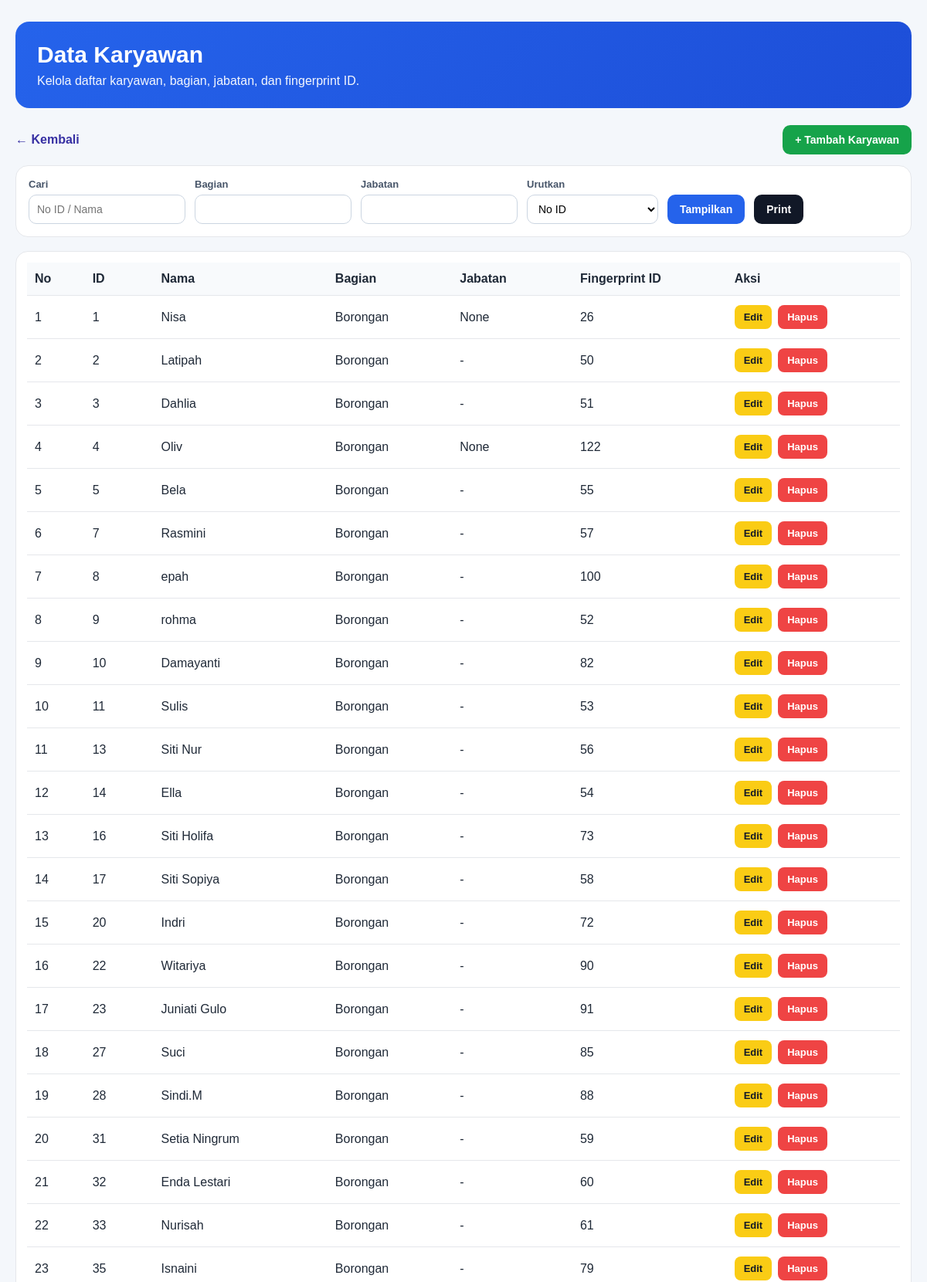
The page /karyawan/employees (upper part) on the database its author committed.
### tables this page shows
CREATE TABLE employees (
                        id INTEGER PRIMARY KEY AUTOINCREMENT,
                        no_id TEXT NOT NULL UNIQUE,
                        nama TEXT NOT NULL,
                        bagian TEXT,
                        jabatan TEXT,
                        status_aktif INTEGER NOT NULL DEFAULT 1,
                        tanggal_masuk TEXT,
                        fingerprint_id TEXT,
                        no_hp TEXT,
                        catatan TEXT,
                        created_at TEXT NOT NULL DEFAULT CURRENT_TIMESTAMP,
                        updated_at TEXT NOT NULL DEFAULT CURRENT_TIMESTAMP
                    , tipe_gaji TEXT DEFAULT 'harian', area_kerja TEXT DEFAULT 'normal', shift_default TEXT DEFAULT 'PAGI', gaji_harian INTEGER DEFAULT 0, tinggal_di_mes INTEGER DEFAULT 0);

### karyawan/routes.py (the view)
@karyawan_bp.route("/employees")
def employees_list():
    conn = get_conn()
    q = request.args.get("q", "").strip()
    bagian = request.args.get("bagian", "").strip()
    jabatan = request.args.get("jabatan", "").strip()
    sort = request.args.get("sort", "no_id")
    order_map = {
        "no_id": "CAST(no_id AS INTEGER), no_id",
        "nama": "nama",
        "bagian": "bagian, nama",
        "jabatan": "jabatan, nama"
    }
    order_by = order_map.get(sort, "CAST(no_id AS INTEGER), no_id")
    sql = "SELECT * FROM employees WHERE 1=1"
    params = []
    if q:
        sql += " AND (no_id LIKE ? OR nama LIKE ?)"
        params.extend([f"%{q}%", f"%{q}%"])
    if bagian:
        sql += " AND bagian = ?"
        params.append(bagian)
    if jabatan:
        sql += " AND jabatan = ?"
        params.append(jabatan)
    sql += f" ORDER BY {order_by}"
    employees = conn.execute(sql, params).fetchall()
    conn.close()
    return render_template("karyawan/employees.html", employees=employees)

### helpers/db.py (called while the page is built)
def get_conn():
    conn = sqlite3.connect(DB_PATH, timeout=30)
    conn.row_factory = sqlite3.Row
    conn.execute("PRAGMA foreign_keys = ON;")
    conn.execute("PRAGMA journal_mode = WAL;")
    return conn

### karyawan/templates/karyawan/employees.html (shortened to what this page needs)
<!DOCTYPE html>
<html lang="id">
<head>
<div class="container">
  <div class="no-print">
    <div class="header-box">
      <h1>Data Karyawan</h1>
      <p>Kelola daftar karyawan, bagian, jabatan, dan fingerprint ID.</p>
    </div>
    <div class="top-actions">
      <a href="{{ url_for('karyawan.karyawan_index') }}" class="back-link">← Kembali</a>
      <a href="{{ url_for('karyawan.employee_add') }}" class="btn btn-green">+ Tambah Karyawan</a>
    </div>
    <form method="get" class="toolbar">
      <div class="field">
        <label>Cari</label>
        <input type="text" name="q" value="{{ request.args.get('q', '') }}" placeholder="No ID / Nama">
      </div>
      <div class="field">
        <label>Bagian</label>
        <input type="text" name="bagian" value="{{ request.args.get('bagian', '') }}">
      </div>
      <div class="field">
        <label>Jabatan</label>
        <input type="text" name="jabatan" value="{{ request.args.get('jabatan', '') }}">
      </div>
      <div class="field">
        <label>Urutkan</label>
        <select name="sort">
          <option value="no_id" {{ 'selected' if request.args.get('sort', 'no_id') == 'no_id' else '' }}>No ID</option>
        </select>
      </div>
      <button type="submit" class="btn btn-primary">Tampilkan</button>
      <button type="button" onclick="window.print()" class="btn btn-dark">Print</button>
    </form>
  </div>
  <div class="table-card">
    <table>
      <thead>
        <tr>
          <th>No</th>
          <th>ID</th>
          <th>Nama</th>
          <th>Bagian</th>
          <th class="no-print-jabatan">Jabatan</th>
          <th>Fingerprint ID</th>
          <th class="no-print">Aksi</th>
        </tr>
      </thead>
      <tbody>
        {% for r in employees %}
        <tr>
          <td>{{ loop.index }}</td>
          <td>{{ r.no_id }}</td>
          <td>{{ r.nama }}</td>
          <td>{{ r.bagian or '-' }}</td>
          <td class="no-print-jabatan">{{ r.jabatan or '-' }}</td>
          <td>{{ r.fingerprint_id or '-' }}</td>
          <td class="no-print">
            <div class="aksi">
              <a href="{{ url_for('karyawan.employee_edit', id=r.id) }}" class="btn-sm btn-edit">Edit</a>
              <form method="post"
                    action="{{ url_for('karyawan.employee_delete', id=r.id) }}"
                    onsubmit="return confirm('Hapus karyawan ini?');"
                    style="margin:0;">
                <button type="submit" class="btn-sm btn-delete">Hapus</button>
              </form>
            </div>
          </td>
        </tr>
        {% else %}
        <tr>
          <td colspan="7" style="text-align:center;">Belum ada data karyawan.</td>
        </tr>
        {% endfor %}
      </tbody>
    </table>
  </div>
</div>

### karyawan/templates/karyawan/employees.html (style rules this page uses)
* { box-sizing: border-box; }
.container { max-width: 1200px; margin: 0 auto; padding: 28px 20px 40px; }
.header-box { background: linear-gradient(135deg, #2563eb, #1d4ed8); color: white; border-radius: 18px; padding: 26px 28px; margin-bottom: 22px; }
.header-box h1 { margin: 0 0 8px; font-size: 30px; }
.header-box p { margin: 0; opacity: 0.95; }
.top-actions { display: flex; justify-content: space-between; align-items: center; margin-bottom: 14px; gap: 10px; flex-wrap: wrap; }
.back-link { text-decoration: none; color: #3730a3; font-weight: 700; }
.toolbar { background: white; border: 1px solid #e5e7eb; border-radius: 16px; padding: 16px; display: flex; flex-wrap: wrap; gap: 12px; align-items: end; margin-bottom: 18px; }
.field { display: flex; flex-direction: column; gap: 6px; }
.field label { font-size: 13px; font-weight: 700; color: #475569; }
.field input, .field select { height: 38px; min-width: 170px; padding: 0 10px; border: 1px solid #cbd5e1; border-radius: 10px; font-size: 14px; background: #fff; }
.btn { height: 38px; padding: 0 16px; border: none; border-radius: 10px; font-weight: 700; cursor: pointer; text-decoration: none; display: inline-flex; align-items: center; justify-content: center; font-size: 14px; }
.btn-primary { background: #2563eb; color: white; }
.btn-green { background: #16a34a; color: white; }
.btn-dark { background: #111827; color: white; }
.table-card { background: white; border: 1px solid #e5e7eb; border-radius: 16px; padding: 14px; overflow: auto; }
table { width: 100%; border-collapse: collapse; min-width: 850px; }
th, td { border-bottom: 1px solid #e5e7eb; padding: 12px 10px; text-align: left; vertical-align: middle; }
th { background: #f8fafc; font-weight: 700; }
.aksi { display: flex; gap: 8px; }
.btn-sm { padding: 8px 12px; border-radius: 8px; font-size: 13px; font-weight: 700; text-decoration: none; display: inline-block; border: none; cursor: pointer; }
.btn-edit { background: #facc15; color: #111827; }
.btn-delete { background: #ef4444; color: white; }

### rows shown on the page
employees: no_id "1", nama "Nisa", bagian "Borongan", jabatan "None", fingerprint "26"
employees: no_id "2", nama "Latipah", bagian "Borongan", jabatan "-", fingerprint "50"
employees: no_id "3", nama "Dahlia", bagian "Borongan", jabatan "-", fingerprint "51"
employees: no_id "4", nama "Oliv", bagian "Borongan", jabatan "None", fingerprint "122"
employees: no_id "5", nama "Bela", bagian "Borongan", jabatan "-", fingerprint "55"
employees: no_id "7", nama "Rasmini", bagian "Borongan", jabatan "-", fingerprint "57"
employees: no_id "8", nama "epah", bagian "Borongan", jabatan "-", fingerprint "100"
employees: no_id "9", nama "rohma", bagian "Borongan", jabatan "-", fingerprint "52"
employees: no_id "10", nama "Damayanti", bagian "Borongan", jabatan "-", fingerprint "82"
employees: no_id "11", nama "Sulis", bagian "Borongan", jabatan "-", fingerprint "53"
employees: no_id "13", nama "Siti Nur", bagian "Borongan", jabatan "-", fingerprint "56"
employees: no_id "14", nama "Ella", bagian "Borongan", jabatan "-", fingerprint "54"
employees: no_id "16", nama "Siti Holifa", bagian "Borongan", jabatan "-", fingerprint "73"
employees: no_id "17", nama "Siti Sopiya", bagian "Borongan", jabatan "-", fingerprint "58"
employees: no_id "20", nama "Indri", bagian "Borongan", jabatan "-", fingerprint "72"
employees: no_id "22", nama "Witariya", bagian "Borongan", jabatan "-", fingerprint "90"
employees: no_id "23", nama "Juniati Gulo", bagian "Borongan", jabatan "-", fingerprint "91"
employees: no_id "27", nama "Suci", bagian "Borongan", jabatan "-", fingerprint "85"
employees: no_id "28", nama "Sindi.M", bagian "Borongan", jabatan "-", fingerprint "88"
employees: no_id "31", nama "Setia Ningrum", bagian "Borongan", jabatan "-", fingerprint "59"
employees: no_id "32", nama "Enda Lestari", bagian "Borongan", jabatan "-", fingerprint "60"
employees: no_id "33", nama "Nurisah", bagian "Borongan", jabatan "-", fingerprint "61"
employees: no_id "35", nama "Isnaini", bagian "Borongan", jabatan "-", fingerprint "79"
